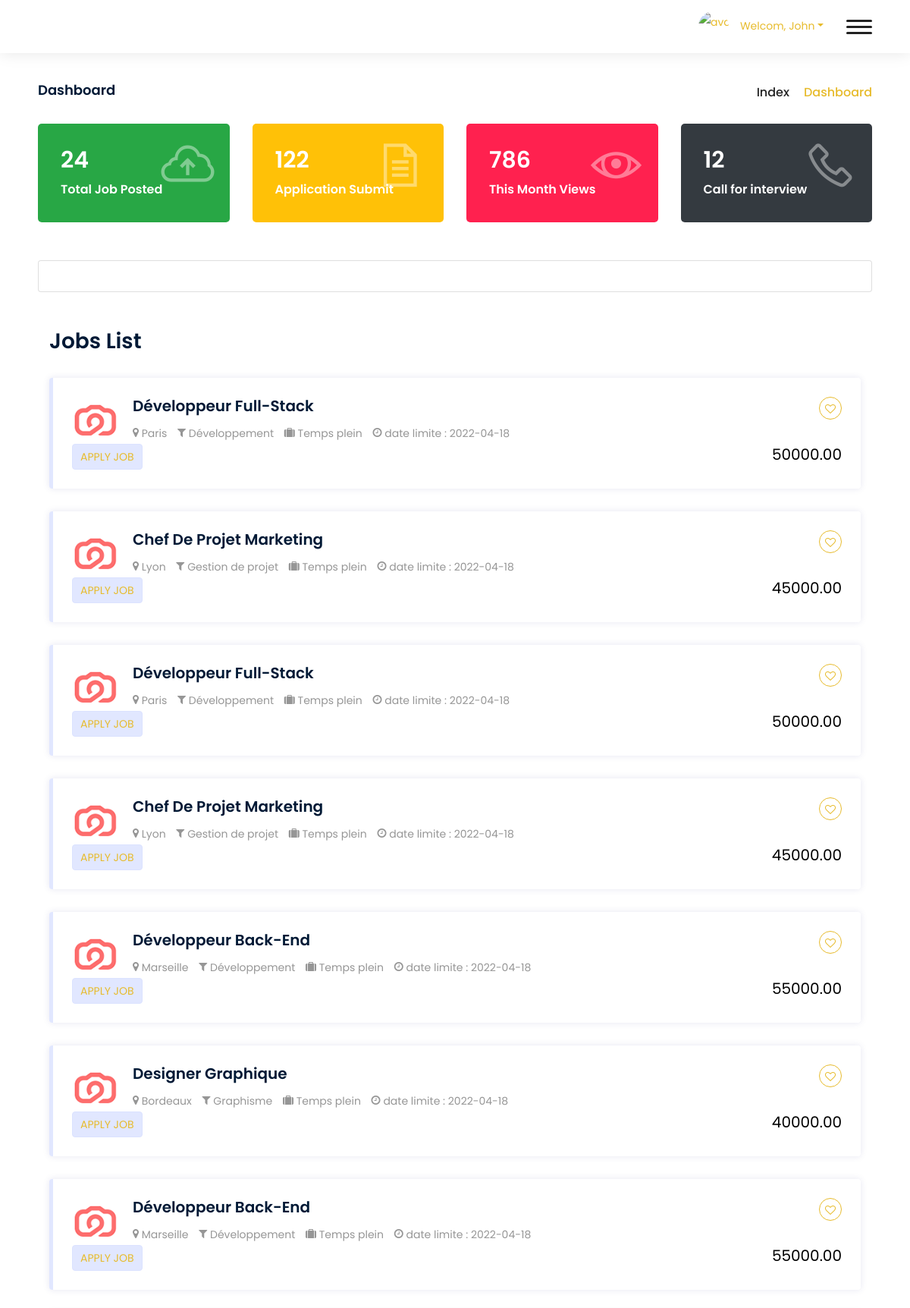
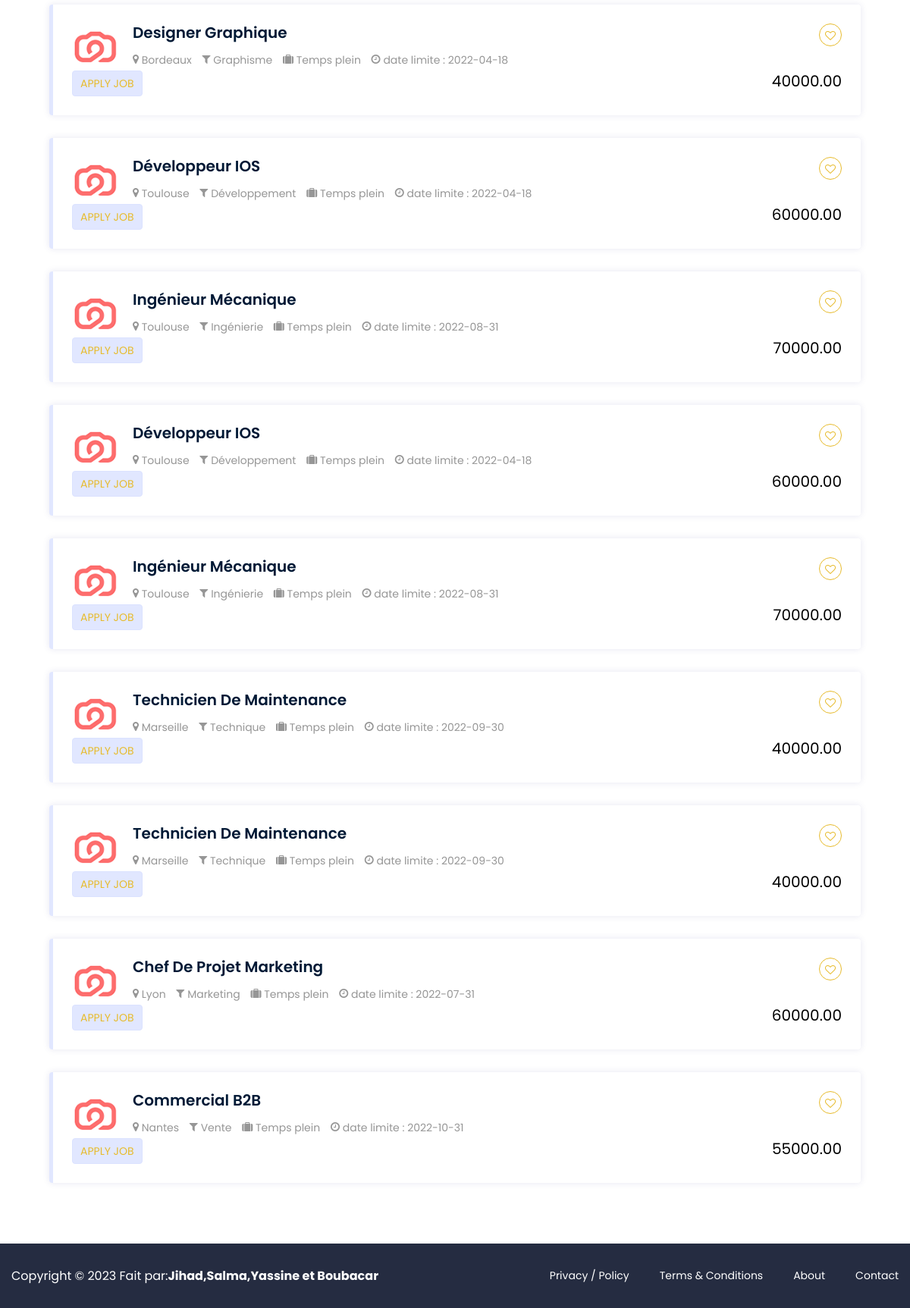
Page /admin/dashboard-employer.php on the committed database (2 pictures, top to bottom).
### tables this page shows
CREATE TABLE `offres_emploi` (
  `id` int(10) UNSIGNED NOT NULL,
  `id_recruteur` int(10) UNSIGNED NOT NULL,
  `titre` varchar(255) NOT NULL,
  `description` text NOT NULL,
  `date_publication` date NOT NULL,
  `date_limite` date NOT NULL,
  `ville_offre` varchar(255) NOT NULL,
  `salaire` decimal(10,2) DEFAULT NULL,
  `email_recruteur` varchar(45) DEFAULT NULL,
  `type_travail` varchar(45) DEFAULT NULL,
  `experience` varchar(45) DEFAULT NULL,
  `niveau_etude` varchar(45) DEFAULT NULL,
  `nom_industrie` varchar(45) DEFAULT NULL,
  `categorie_travail` varchar(45) DEFAULT NULL,
  `images` varchar(45) DEFAULT NULL,
  `nom_societe` varchar(45) DEFAULT NULL,
  `site_internet` varchar(45) DEFAULT NULL,
  `numero_telephone` varchar(45) DEFAULT NULL,
  `email_entreprise` varchar(45) DEFAULT NULL,
  `adresse_entreprise` varchar(45) DEFAULT NULL
);

CREATE TABLE `cv` (
  `id` int(10) UNSIGNED NOT NULL,
  `id_candidat` int(10) UNSIGNED NOT NULL,
  `titre_profession` varchar(255) NOT NULL,
  `description` text NOT NULL,
  `fichier_cv` varchar(255) NOT NULL,
  `date_creation` date NOT NULL,
  `age` varchar(45) DEFAULT NULL,
  `ville` varchar(45) DEFAULT NULL,
  `sexe` varchar(45) DEFAULT NULL,
  `type_travail` varchar(45) DEFAULT NULL,
  `experience` varchar(45) DEFAULT NULL,
  `image` varchar(45) DEFAULT NULL
);

### admin/dashboard-employer.php (the view, shortened to what this page needs)
<!DOCTYPE html>
<html lang="en">
<head>
	<link href="css/bootstrap.css" rel="stylesheet">
	<link href="css/responsive.css" rel="stylesheet">
	<link rel="stylesheet" href="../fonts/icomoon/style.css">
	<link href="css/style.css" rel="stylesheet">
</head>
<body>
	<div class="site-wrap">
		<header class="main-header">
			<div class="main-box clearfix">
				<div class="upper-right">
					<ul class="clearfix">
						<li class="dropdown option-box">
							<a class="dropdown-toggle" data-toggle="dropdown" aria-expanded="false"> <img src="images/resource/thumb-1.jpg" alt="avatar" class="thumb">Welcom, John</a>
						</li>
						<li class="nav-toggler">
							<button class="toggler-btn nav-btn"><span class="bar bar-one"></span><span class="bar bar-two"></span><span class="bar bar-three"></span></button>
						</li>
					</ul>
				</div>
			</div>
		</header>
		<div class="dashboard">
			<div class="container-fluid">
				<div class="content-area">
					<div class="dashboard-content">
						<div class="dashboard-header clearfix">
							<div class="row">
								<div class="col-lg-6 col-md-6">
									<h4>Dashboard</h4>
								</div>
								<div class="col-lg-6 col-md-6">
									<div class="breadcrumb-nav">
										<ul>
											<li><a href="../index-2.html">Index</a></li>
											<li class="active">Dashboard</li>
										</ul>
									</div>
								</div>
							</div>
						</div>
						<div class="row">
							<div class="col-lg-3 col-md-6 col-sm-6">
								<div class="ui-item bg-success">
									<div class="left">
										<h4>24</h4>
										<p>Total Job Posted</p>
									</div>
									<div class="right">
										<i class="la la-cloud-upload"></i>
									</div>
								</div>
							</div>
							<div class="col-lg-3 col-md-6 col-sm-6">
								<div class="ui-item bg-warning">
									<div class="left">
										<h4>122</h4>
										<p>Application Submit</p>
									</div>
									<div class="right">
										<i class="la la-file-text-o"></i>
									</div>
								</div>
							</div>
							<div class="col-lg-3 col-md-6 col-sm-6">
								<div class="ui-item bg-active">
									<div class="left">
										<h4>786</h4>
										<p>This Month Views</p>
									</div>
									<div class="right">
										<i class="la la-eye"></i>
									</div>
								</div>
							</div>
							<div class="col-lg-3 col-md-6 col-sm-6">
								<div class="ui-item bg-dark">
									<div class="left">
										<h4>12</h4>
										<p>Call for interview</p>
									</div>
									<div class="right">
										<i class="la la-phone"></i>
									</div>
								</div>
							</div>
						</div>
						<div class="row">
							<div class="col-lg-12">
								<div class="card card-statistics">
									<div class="card-body">
									</div>
								</div>
							</div>
						</div>
						<div class="site-section content-inner-2">
							<div class="container-fluid">
								<div class="job-resp job-title-bx">
									<div class="mb-4 mt-5">
										<h2>Jobs List</h2>
									</div>
								</div>
								<div class="row">
									<div class="col-lg-12">
										<ul class="post-job-bx">
											<?php
function getOffresEmploi() {
  $servername = "localhost";
  $username = "root";
  $password = "";
  $dbname = "base_de_donnee_site_recrutement";
  $conn = new mysqli($servername, $username, $password, $dbname);
  $sql = "SELECT offres_emploi.*, cv.titre_profession, cv.description, cv.fichier_cv, cv.ville, cv.sexe, cv.type_travail, cv.experience FROM offres_emploi INNER JOIN recruteurs ON offres_emploi.id_recruteur = recruteurs.id INNER JOIN utilisateurs ON utilisateurs.id_candidat_ou_recruteur = recruteurs.id INNER JOIN cv ON utilisateurs.id_candidat_ou_recruteur = cv.id_candidat";
  $result = $conn->query($sql);
  $offres_emploi = array();
  if ($result->num_rows > 0) {
    while($row = $result->fetch_assoc()) {
      $offre_emploi = array(
        "id" => $row["id"],
        "id_recruteur" => $row["id_recruteur"],
        "titre" => $row["titre"],
        "description" => $row["description"],
        "date_publication" => $row["date_publication"],
        "date_limite" => $row["date_limite"],
        "ville_offre" => $row["ville_offre"],
        "salaire" => $row["salaire"],
        "email_recruteur" => $row["email_recruteur"],
        "type_travail" => $row["type_travail"],
        "experience" => $row["experience"],
        "niveau_etude" => $row["niveau_etude"],
        "nom_industrie" => $row["nom_industrie"],
        "categorie_travail" => $row["categorie_travail"],
        "images" => $row["images"],
        "nom_societe" => $row["nom_societe"],
        "site_internet" => $row["site_internet"],
        "numero_telephone" => $row["numero_telephone"],
        "email_entreprise" => $row["email_entreprise"],
        "adresse_entreprise" => $row["adresse_entreprise"],
        "titre_profession" => $row["titre_profession"],
        "description_cv" => $row["description"],
        "fichier_cv" => $row["fichier_cv"],
        "ville_cv" => $row["ville"],
        "sexe_cv" => $row["sexe"],
        "type_travail_cv" => $row["type_travail"],
        "experience_cv" => $row["experience"]
      );
      array_push($offres_emploi, $offre_emploi);
    }
  }
  return $offres_emploi;
}
?>
<?php $datas=getOffresEmploi(); ?>
<?php foreach($datas as $data) :?>
 <li>
  <a href="job-detail.php">
   <div class="job-resp m-b30">
    <div class="job-post-company">
     <span><img src="images/logo/icon2.png"/></span>
   </div>
   <div class="job-post-info">
     <h4><?php echo $data['titre'] ?></h4>
     <ul>
      <li><span class="icon icon-map-marker"></span> <?php echo $data['ville_offre'] ?> </li>
      <li><span class="icon icon-filter"></span> <?php echo $data['categorie_travail'] ?> </li>
      <li><span class="icon icon-suitcase"></span> <?php echo $data['type_travail_cv'] ?> </li>
      <li><span class="icon icon-clock-o"></span> date limite : <?php echo $data['date_limite'] ?> </li>
    </ul>
  </div>
</div>
<div class="d-flex">
  <div class="job-time mr-auto">
   <span>Apply Job</span>
 </div>
 <div class="salary-bx">
   <span><?php echo $data['salaire'] ?></span>
 </div>
</div>
<span class="post-like icon icon-heart-o"></span>
</a>
</li>
<?php endforeach; ?>
										</ul>
									</div>
								</div>
							</div>
						</div>
					</div>
				</div>
			</div>
		</div>
		<footer class="main-footer">
			<div class="footer-bottom">
				<div class="container">
					<div class="inner-container clearfix">
						<div class="footer-nav">
							<ul class="clearfix">
								<li><a href="#">Privacy / Policy</a></li>
								<li><a href="#">Terms & Conditions</a></li>
								<li><a href="#">About</a></li>
								<li><a href="#">Contact</a></li>
							</ul>
						</div>
						<div class="copyright-text text-center">
							<p>Copyright &copy; 2023 Fait par:<strong>Jihad,Salma,Yassine et Boubacar</strong></p>
						</div>
					</div>
				</div>
			</div>
		</footer>
	</div>
</body>
</html>

### rows in the picture
offres_emploi: titre "Développeur Full-Stack", ville_offre "Paris", categorie_travail "Développement", cv.type_travail "Temps plein", date_limite "2022-04-18", salaire "50000.00"
offres_emploi: titre "Chef De Projet Marketing", ville_offre "Lyon", categorie_travail "Gestion de projet", cv.type_travail "Temps plein", date_limite "2022-04-18", salaire "45000.00"
offres_emploi: titre "Développeur Back-End", ville_offre "Marseille", categorie_travail "Développement", cv.type_travail "Temps plein", date_limite "2022-04-18", salaire "55000.00"
offres_emploi: titre "Designer Graphique", ville_offre "Bordeaux", categorie_travail "Graphisme", cv.type_travail "Temps plein", date_limite "2022-04-18", salaire "40000.00"
offres_emploi: titre "Développeur IOS", ville_offre "Toulouse", categorie_travail "Développement", cv.type_travail "Temps plein", date_limite "2022-04-18", salaire "60000.00"
offres_emploi: titre "Ingénieur Mécanique", ville_offre "Toulouse", categorie_travail "Ingénierie", cv.type_travail "Temps plein", date_limite "2022-08-31", salaire "70000.00"
offres_emploi: titre "Technicien De Maintenance", ville_offre "Marseille", categorie_travail "Technique", cv.type_travail "Temps plein", date_limite "2022-09-30", salaire "40000.00"
offres_emploi: titre "Chef De Projet Marketing", ville_offre "Lyon", categorie_travail "Marketing", cv.type_travail "Temps plein", date_limite "2022-07-31", salaire "60000.00"
offres_emploi: titre "Commercial B2B", ville_offre "Nantes", categorie_travail "Vente", cv.type_travail "Temps plein", date_limite "2022-10-31", salaire "55000.00"
